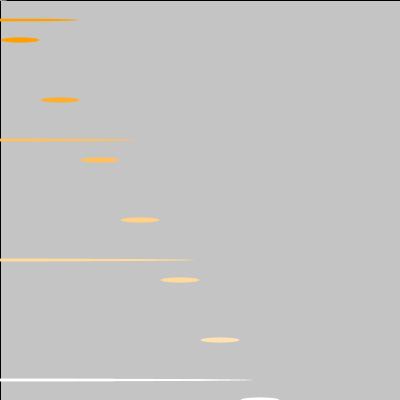
Frame 1 (no input)
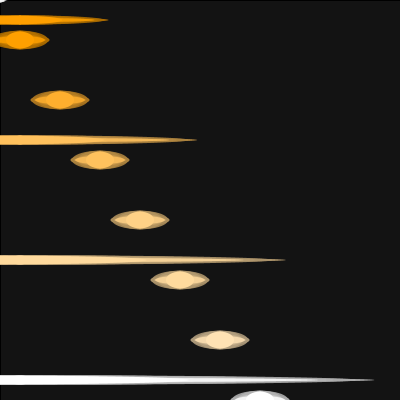
Frame 60 (the mouse pressed at the canvas centre just before this capture)
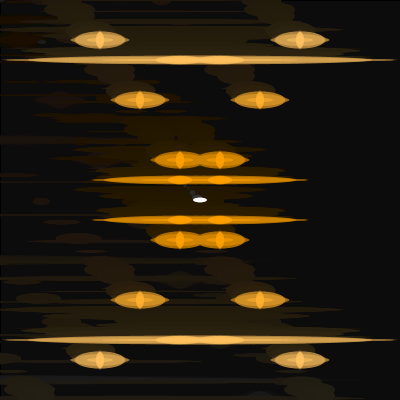
Frame 120 (the mouse held since frame 60 and released just before this capture)

The Processing sketch that drew these frames (run headless with seeded random() and noise(); from frame 60 on, the mouse is pressed at the canvas centre):

// Processing sketch: fade_away
// ── fade_away.pde
//HW_3 - Tues/Thurs 11:30
//Copyright J William Gott 2014
 
 
float x, y;
float wd, ht;
float xDist, yDist;
float easingCoef;
 
 
void setup ()
{
    size (400,400);
    easingCoef = .001;
    noCursor();
}
 
void draw ()
{
   
  wd = random(60);
  ht = random(20);
  x = x+xDist*0.7*easingCoef;
  y = y+yDist*0.7*easingCoef;
  xDist = mouseX - x;
  yDist = mouseY - y;
  easingCoef = .3;
 
  fill(0,10);
  rectMode (CORNER);
  rect(0,0, width, height);
   
   
  noStroke();
  fill(255,160,0);
  ellipseMode(CENTER);
   
  //vertical ellipse
  ellipse ( x - 20 , y - 20 , 3*wd , .5*ht);
   
  ellipse ( x + 20 , y - 20 , 3*wd , .5*ht);
 
  ellipse ( x + 20 , y + 20 , 3*wd , .5*ht);
 
  ellipse ( x - 20 , y + 20 , 3*wd , .5*ht);
   
   
   
  
  ellipse ( x - 20 , y - 40 , wd , ht);
   
  ellipse ( x + 20 , y - 40 , wd , ht);
 
  ellipse ( x + 20 , y + 40 , wd , ht);
 
  ellipse ( x - 20 , y + 40 , wd , ht);
   
  fill(255,175,46);
   
  ellipse ( x + 60 , y + 100 , wd , ht);
 
  ellipse ( x - 60 , y + 100 , wd , ht);
   
  ellipse ( x + 60 , y - 100 , wd , ht);
 
  ellipse ( x - 60 , y - 100 , wd , ht);
   
  fill(255,193,93); 
 
//vertical ellipse
  ellipse ( x - 20 , y - 140 , 6*wd , .5*ht);
  
  ellipse ( x + 20 , y - 140 , 6*wd , .5*ht);
 
  ellipse ( x + 20 , y + 140 , 6*wd , .5*ht);
 
  ellipse ( x - 20 , y + 140 , 6*wd , .5*ht);
 
  ellipse ( x + 100 , y + 160 , wd , ht);
 
  ellipse ( x - 100 , y + 160 , wd , ht);
   
  ellipse ( x + 100 , y - 160 , wd , ht);
 
  ellipse ( x - 100 , y - 160 , wd , ht);
  
  fill(255,209,134); 
 
  ellipse ( x + 140 , y + 220 , wd , ht);
 
  ellipse ( x - 140 , y + 220 , wd , ht);
   
  ellipse ( x + 140 , y - 220 , wd , ht);
 
  ellipse ( x - 140 , y - 220 , wd , ht);
   
  fill(255,218,157); 
 
//vertical ellipse
  ellipse ( x - 20 , y - 260 , 9*wd , .5*ht);
  
  ellipse ( x + 20 , y - 260 , 9*wd , .5*ht);
 
  ellipse ( x + 20 , y + 260 , 9*wd , .5*ht);
 
  ellipse ( x - 20 , y + 260 , 9*wd , .5*ht);
   
 
  ellipse ( x + 180 , y + 280 , wd , ht);
 
  ellipse ( x - 180 , y + 280 , wd , ht);
   
  ellipse ( x + 180 , y - 280 , wd , ht);
 
  ellipse ( x - 180 , y - 280 , wd , ht);
   
  fill(255,226,180); 
 
  ellipse ( x + 220 , y + 340 , wd , ht);
 
  ellipse ( x - 220 , y + 340 , wd , ht);
   
  ellipse ( x + 220 , y - 340 , wd , ht);
 
  ellipse ( x - 220 , y - 340 , wd , ht);
   
  fill(255); 
 
//vertical ellipse
  ellipse ( x - 20 , y - 380 , 12*wd , .5*ht);
  
  ellipse ( x + 20 , y - 380 , 12*wd , .5*ht);
 
  ellipse ( x + 20 , y + 380 , 12*wd , .5*ht);
 
  ellipse ( x - 20 , y + 380 , 12*wd , .5*ht);
 
  ellipse ( x + 260 , y + 400 , wd , ht);
   
  ellipse ( x - 260 , y + 400 , wd , ht);
   
  ellipse ( x + 260 , y - 400 , wd , ht);
 
  ellipse ( x - 260 , y - 400 , wd , ht);
   
   
  fill(255);
  ellipseMode(CENTER);
  ellipse(x,y,random(15),random(5));
   
}
